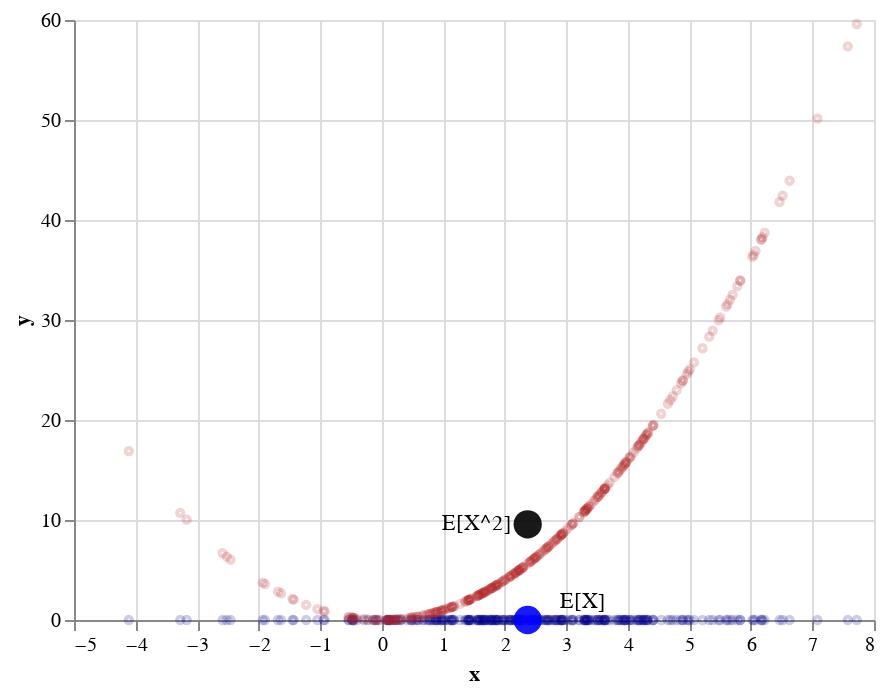

The cell this chart's notebook holds for it:
### Markdown cell above
Each black dot represents the value of some blue $x$, squared. Because each $x$ has equal probability mass (i.e. $\frac{1}{|S|}$) if we simple average the y-coordinates of the black dots, we get the expected value of $X^2$. That is, we get $\mathbb{E}[X^2]$. We show this as a black dot on the chart. We can also plot the expected value of each $x_i$ as a blue dot. This is $\mathbb{E}[X]$.

### Code cell
expectedx2 = np.mean([i ** 2 for i in s])


dt = make_altair_object_labels(X=[np.mean(s)], Y=[expectedx2], L=["E[X^2]"])
                                
expected_x2 = alt.Chart(dt).mark_point(opacity=expectation_opacity, size=expectation_size, color="black", filled=True).encode(
    x='x:Q',  # specify ordinal data
    y='y:Q',  # specify quantitative data
)

dt = make_altair_object_labels(X=[np.mean(s)], Y=[0], L=["E[X]"])
                                
expected_x = alt.Chart(dt).mark_point(opacity=expectation_opacity, size=expectation_size, color="blue", filled=True).encode(
    x='x:Q',  # specify ordinal data
    y='y:Q',  # specify quantitative data
)

text = expected_x2.mark_text(
    align='right',
    baseline='middle',
    dx=7,
    xOffset=-15,    
).encode(
    text='label:N'
)


text2 = expected_x.mark_text(
    align='left',
    baseline='bottom',
    yOffset=-4,
    dx=16
).encode(
    text='label:N'
)

x_points + expected_x2 + text + expected_x + text2 + x2_points

### Figure 1 — Vega-Lite specification as saved in the notebook (floating-point values rounded to 4 significant figures; data arrays with more than 128 entries replaced by an {"elided": "..."} marker saying what was removed)
{"$schema": "https://vega.github.io/schema/vega-lite/v2.6.0.json", "config": {"view": {"height": 300, "width": 400}}, "layer": [{"data": {"values": {"elided": "300 records"}}, "encoding": {"x": {"field": "x", "type": "quantitative"}, "y": {"field": "y", "type": "quantitative"}}, "mark": {"color": "darkblue", "opacity": 0.2, "size": 10, "type": "point"}}, {"data": {"values": [{"label": "E[X^2]", "x": 2.373, "y": 9.571}]}, "encoding": {"x": {"field": "x", "type": "quantitative"}, "y": {"field": "y", "type": "quantitative"}}, "mark": {"color": "black", "filled": true, "opacity": 0.9, "size": 200, "type": "point"}}, {"data": {"values": [{"label": "E[X^2]", "x": 2.373, "y": 9.571}]}, "encoding": {"text": {"field": "label", "type": "nominal"}, "x": {"field": "x", "type": "quantitative"}, "y": {"field": "y", "type": "quantitative"}}, "mark": {"align": "right", "baseline": "middle", "dx": 7, "type": "text", "xOffset": -15}}, {"data": {"values": [{"label": "E[X]", "x": 2.373, "y": 0}]}, "encoding": {"x": {"field": "x", "type": "quantitative"}, "y": {"field": "y", "type": "quantitative"}}, "mark": {"color": "blue", "filled": true, "opacity": 0.9, "size": 200, "type": "point"}}, {"data": {"values": [{"label": "E[X]", "x": 2.373, "y": 0}]}, "encoding": {"text": {"field": "label", "type": "nominal"}, "x": {"field": "x", "type": "quantitative"}, "y": {"field": "y", "type": "quantitative"}}, "mark": {"align": "left", "baseline": "bottom", "dx": 16, "type": "text", "yOffset": -4}}, {"data": {"values": {"elided": "300 records"}}, "encoding": {"x": {"field": "x", "type": "quantitative"}, "y": {"field": "y", "type": "quantitative"}}, "mark": {"color": "firebrick", "opacity": 0.2, "size": 10, "type": "point"}}]}
